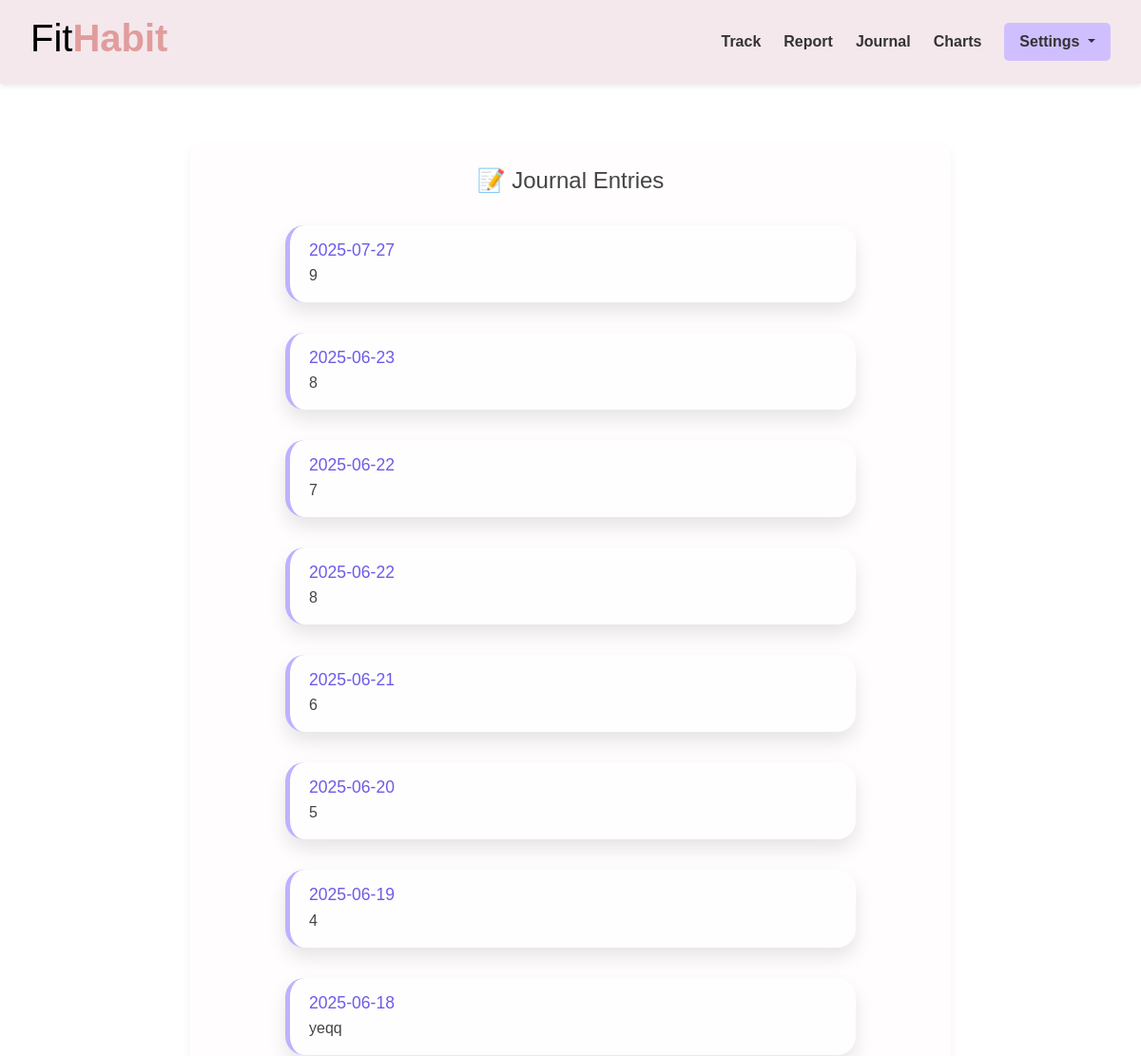
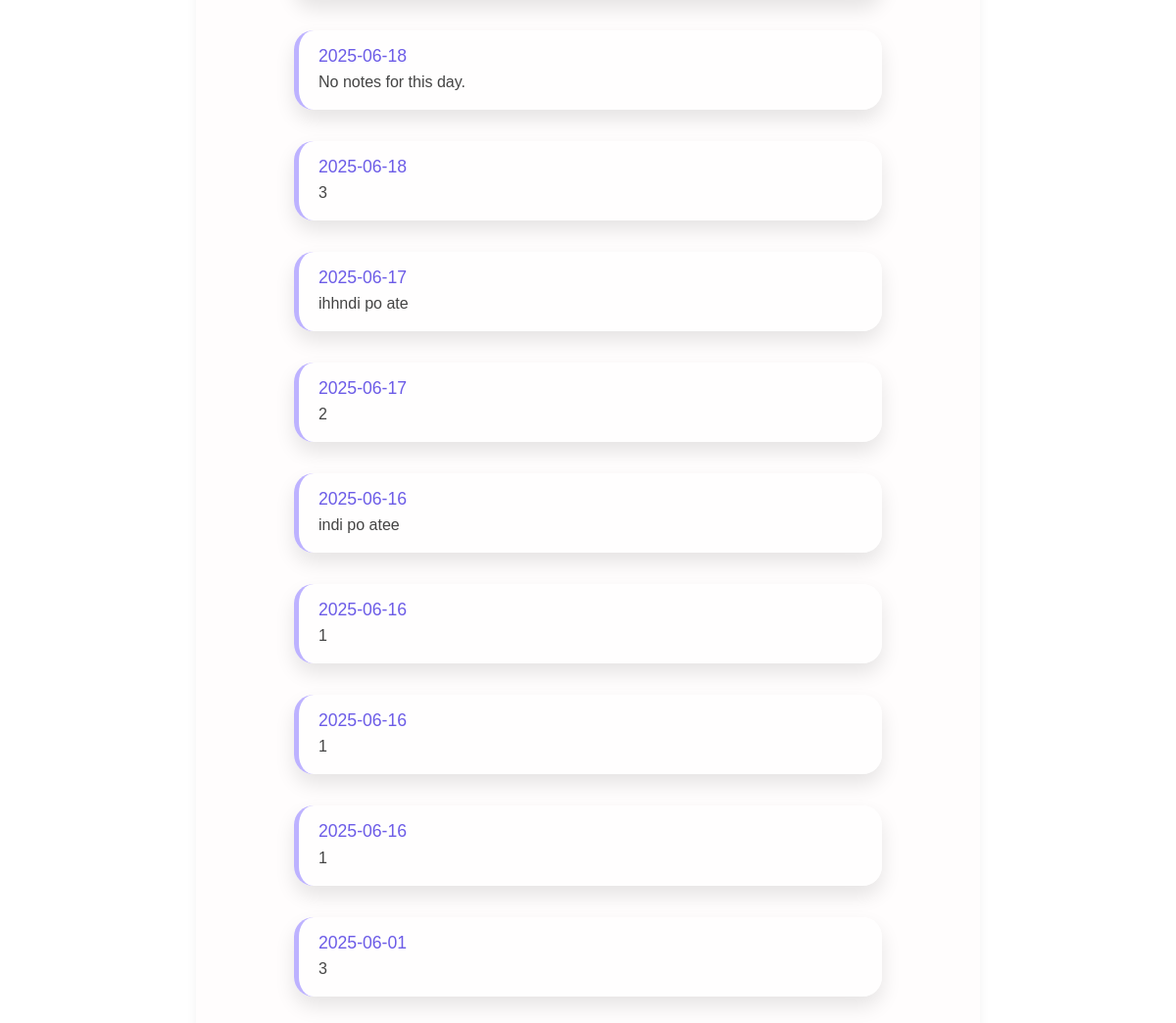
The page /journal (signed in) on the database its author committed (2 pictures, top to bottom).
### tables this page shows
CREATE TABLE entries (
            id INTEGER PRIMARY KEY AUTOINCREMENT,
            user_id INTEGER NOT NULL,
            date TEXT NOT NULL,
            sleep REAL,
            eat REAL,
            study REAL,
            exercise REAL,
            notes TEXT,
            FOREIGN KEY (user_id) REFERENCES users(id)
        );

### app.py (the view)
@app.route('/journal')
def journal():
    if 'username' not in session:
        return redirect(url_for('login'))
    conn = get_db_connection()
    entries = conn.execute('SELECT date, notes FROM entries WHERE user_id = ? ORDER BY date DESC',
                           (session['user_id'],)).fetchall()
    conn.close()
    return render_template("journal.html", entries=entries)

### app.py (called while the page is built)
def get_db_connection():
    conn = sqlite3.connect('instance/habit_tracker.db')
    conn.row_factory = sqlite3.Row
    return conn

@app.context_processor
def inject_theme():
    theme = request.cookies.get('theme', 'light')
    return dict(theme=theme)

### templates/journal.html (shortened to what this page needs)
{% extends "base.html" %}
{% block content %}
<div class="journal-container">
  <h2 class="page-heading">📝 Journal Entries</h2>
  {% if entries %}
    {% for entry in entries %}
      <div class="journal-entry">
        <h4>{{ entry['date'] }}</h4>
        <p>{{ entry['notes'] | default("No notes for this day.", true) }}</p>
      </div>
    {% endfor %}
  {% else %}
    <p class="no-entries">No journal entries available yet.</p>
  {% endif %}
</div>
{% endblock %}

### static/style.css (style rules this page uses)
body { font-family: 'Poppins', sans-serif; background-color: var(--bg); color: var(--text); margin: 0; padding: 0; }
h2 { text-align: center; color: #d08abe; margin-bottom: 1rem; }
.card, .form-card, .report-card, .journal-entry { background: #fff; border-radius: 20px; padding: 2rem; margin: 2rem auto; max-width: 600px; box-shadow: 0 10px 20px rgba(0, 0, 0, 0.1); transition: transform 0.3s ease; }
.journal-container { max-width: 800px; margin: 2rem auto; padding: 1.5rem; background-color: #fffdfd; border-radius: 12px; box-shadow: 0 4px 12px rgba(0, 0, 0, 0.05); }
.journal-entry { background-color: rgba(255, 255, 255, 0.7); margin-bottom: 1rem; padding: 1rem 1.25rem; border-left: 5px solid #bdb2ff; }
.journal-entry h4 { margin: 0; color: #6c5ce7; font-size: 1.1rem; }
.journal-entry p { margin: 0.25rem 0 0 0; color: #444; font-size: 1rem; }
.page-heading { text-align: center; font-size: 1.5rem; color: #444; margin-bottom: 1.5rem; }

### rows shown on the page
entries: date "2025-07-27", notes "9"
entries: date "2025-06-23", notes "8"
entries: date "2025-06-22", notes "7"
entries: date "2025-06-22", notes "8"
entries: date "2025-06-21", notes "6"
entries: date "2025-06-20", notes "5"
entries: date "2025-06-19", notes "4"
entries: date "2025-06-18", notes "yeqq"
entries: date "2025-06-18", notes "No notes for this day."
entries: date "2025-06-18", notes "3"
entries: date "2025-06-17", notes "ihhndi po ate"
entries: date "2025-06-17", notes "2"
entries: date "2025-06-16", notes "indi po atee"
entries: date "2025-06-16", notes "1"
entries: date "2025-06-16", notes "1"
entries: date "2025-06-16", notes "1"
entries: date "2025-06-01", notes "3"
